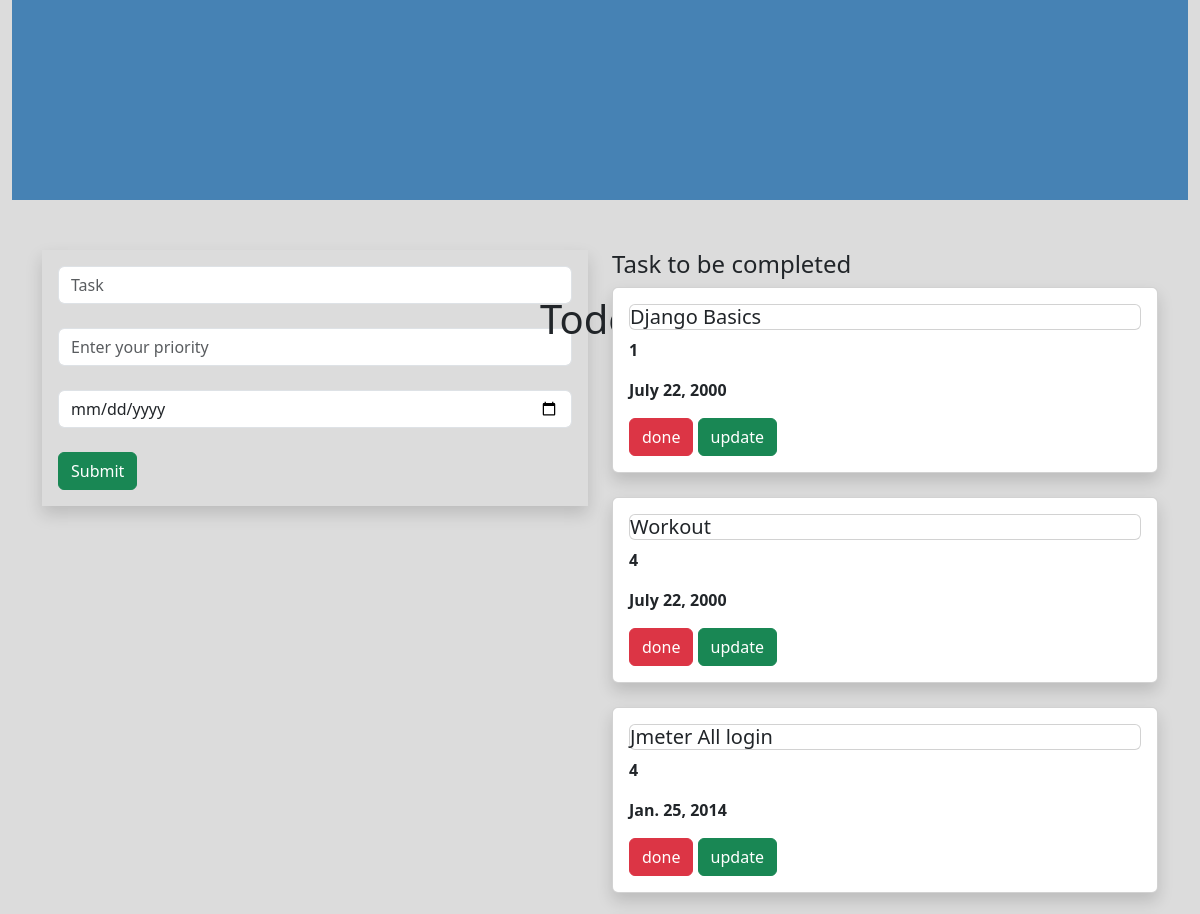
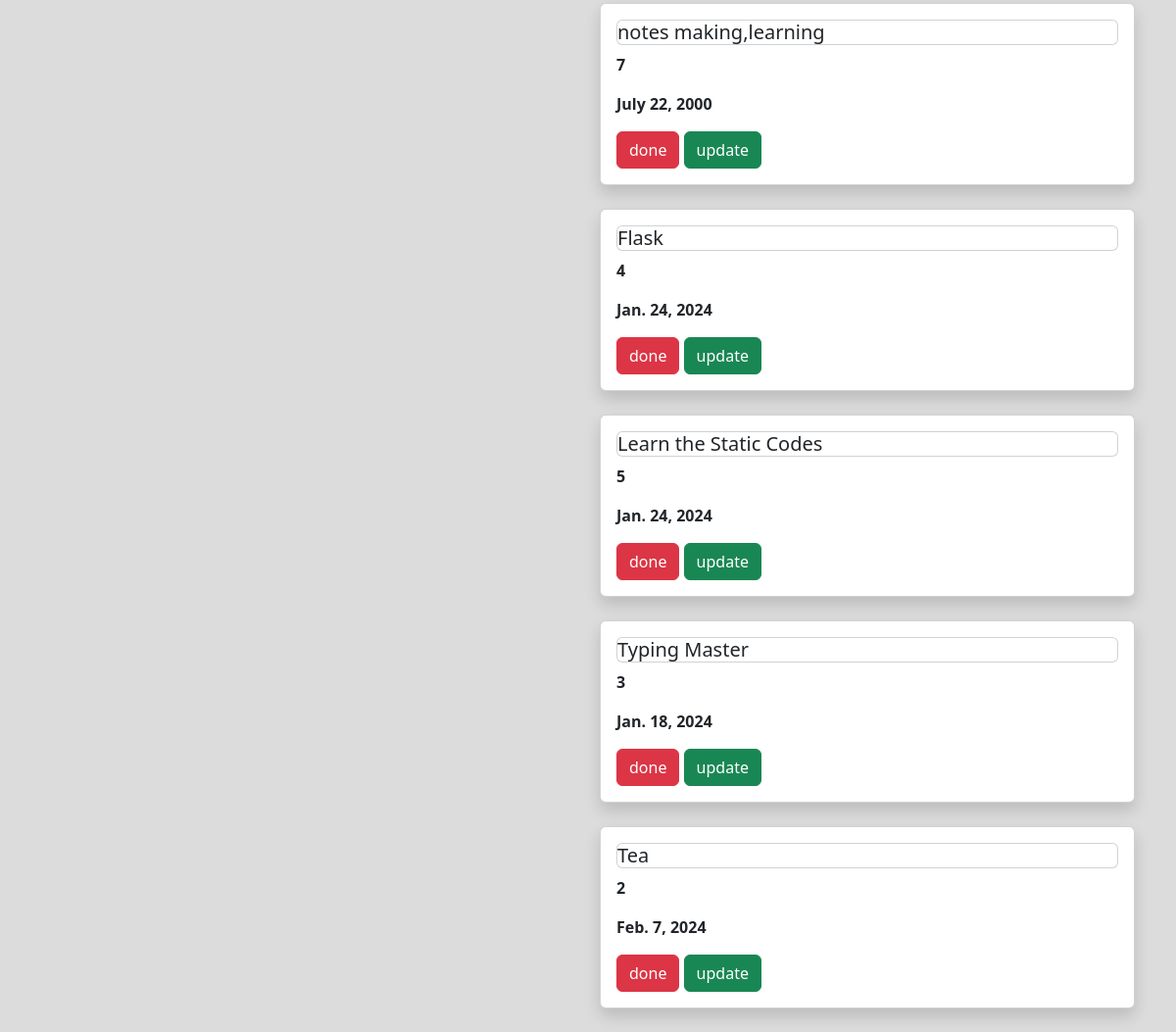
Page /list-home/ on the committed database (2 pictures, top to bottom).
### todoapp/models.py (models this page shows, shortened)
class Task(models.Model):
    name=models.CharField(max_length=250)
    priority=models.IntegerField()
    date=models.DateField()

### todoapp/views.py (the view)
# urls.py: path('list-home/', views.TasklistView.as_view(), name='list-home'),
class TasklistView(ListView):
    model = Task
    template_name = 'home.html'
    context_object_name = 'tsk'

### templates/home.html (shortened to what this page needs)
{% extends 'base.html' %}
{% block content %}
<div class="container-fluid" >
    <div class="row">
        <div class="col-md-12">
            <div class="banner">
                <div class="banner-text">
                    <h1> Todo </h1>
                </div>
            </div>
        </div>
    </div>
</div>
<div class="container">
    <div class="row">
        <div class="col-md-6">
            <form method="POST" class="p-3 shadow">
                    <div class="form-group">
                        <input type="text" class="form-control" name="name" placeholder="Task"><br>
                    </div>
                    <div class="form-group">
                        <input type="text" class="form-control" name="priority" placeholder="Enter your priority"><br>
                    </div>
                    <div class="form-group">
                        <input type="date" class="form-control" name="date" placeholder="Date"><br>
                    </div>
                        <input type="submit" class="btn btn-success">
            </form>
        </div>
        <div class="col-md-6">
            <h4>Task to be completed</h4>
            {% for i in tsk %}
            <div class="shadow card">
                <div class="card-body">
                    <h5 class="card title">
                        {{i.name}}
                    </h5>
                    <p><b>{{i.priority}}</b></p>
                    <p><b>{{i.date}}</b></p>
                    <a class="btn btn-danger" href="{% url 'todoapp:delete' i.id %}">done</a>
                    <a class="btn btn-success" href="{% url 'todoapp:update' i.id %}">update</a>
                </div>
            </div>
            <br>
            {% endfor %}
        </div>
    </div>
</div>
{% endblock %}}

### templates/base.html (shortened to what this page needs)
{% load static %}
<!DOCTYPE html>
<html lang="en">
<head>
<link rel="stylesheet" href="https://cdn.jsdelivr.net/npm/bootstrap@5.3.2/dist/css/bootstrap.min.css">
</head>
    <link rel="stylesheet" href="{% static 'style.css' %}">
<body>
{% block content %}
{% endblock %}
</body>
</html>

### static/style.css (style rules this page uses)
body { background-color:gainsboro; }
.banner { background-color:steelblue; width:100%; height:200px; margin-bottom:50px; }
.banner-text { top:15%; left:45%; position:absolute; transform:transform; }

### rows in the picture
Task: name "Django Basics", priority "1", date "July 22, 2000"
Task: name "Workout", priority "4", date "July 22, 2000"
Task: name "Jmeter All login", priority "4", date "Jan. 25, 2014"
Task: name "notes making,learning", priority "7", date "July 22, 2000"
Task: name "Flask", priority "4", date "Jan. 24, 2024"
Task: name "Learn the Static Codes", priority "5", date "Jan. 24, 2024"
Task: name "Typing Master", priority "3", date "Jan. 18, 2024"
Task: name "Tea", priority "2", date "Feb. 7, 2024"
